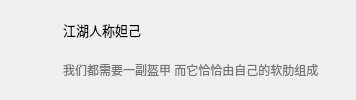
                       <widget class="QWidget" name="widget_41" native="true">
                        <property name="enabled">
                         <bool>true</bool>
                        </property>
                        <property name="styleSheet">
                         <string notr="true">QWidget#widget_41{
	max-height:60px;
	min-height:60px;
}
QWidget#widget_41:hover{
	background-color: rgb(242, 242, 242);
}</string>
                        </property>
                        <layout class="QHBoxLayout" name="horizontalLayout_36" stretch="0,1,0">
                         <property name="spacing">
                          <number>9</number>
                         </property>
                         <property name="leftMargin">
                          <number>14</number>
                         </property>
                         <property name="topMargin">
                          <number>10</number>
                         </property>
                         <property name="rightMargin">
                          <number>8</number>
                         </property>
                         <property name="bottomMargin">
                          <number>10</number>
                         </property>
                         <item>
                          <widget class="QPushButton" name="pushButton_68">
                           <property name="enabled">
                            <bool>false</bool>
                           </property>
                           <property name="styleSheet">
                            <string notr="true">QPushButton{
	min-height:40px;
	min-width:40px;
	max-height:40px;
	max-width:40px;
	border-radius:20px;
}</string>
                           </property>
                           <property name="text">
                            <string/>
                           </property>
                           <property name="icon">
                            <iconset resource="resource/resources.qrc">
                             <normaloff>:/image/image/QQ图片20230507155854.png</normaloff>:/image/image/QQ图片20230507155854.png</iconset>
                           </property>
                           <property name="iconSize">
                            <size>
                             <width>40</width>
                             <height>40</height>
                            </size>
                           </property>
                          </widget>
                         </item>
                         <item>
                          <layout class="QVBoxLayout" name="verticalLayout_65">
                           <property name="spacing">
                            <number>0</number>
                           </property>
                           <property name="sizeConstraint">
                            <enum>QLayout::SetDefaultConstraint</enum>
                           </property>
                           <property name="leftMargin">
                            <number>0</number>
                           </property>
                           <property name="rightMargin">
                            <number>0</number>
                           </property>
                           <item>
                            <widget class="QLabel" name="label_99">
                             <property name="styleSheet">
                              <string notr="true">QLabel{
	font-size:13px;
}</string>
                             </property>
                             <property name="text">
                              <string>江湖人称妲己</string>
                             </property>
                            </widget>
                           </item>
                           <item>
                            <widget class="QLabel" name="label_100">
                             <property name="styleSheet">
                              <string notr="true">QLabel{
	color: rgb(117, 117, 117);
}</string>
                             </property>
                             <property name="text">
                              <string>我们都需要一副盔甲 而它恰恰由自己的软肋组成</string>
                             </property>
                            </widget>
                           </item>
                          </layout>
                         </item>
                         <item>
                          <layout class="QVBoxLayout" name="verticalLayout_66">
                           <item>
                            <widget class="QPushButton" name="pushButton_69">
                             <property name="sizePolicy">
                              <sizepolicy hsizetype="Preferred" vsizetype="Fixed">
                               <horstretch>0</horstretch>
                               <verstretch>0</verstretch>
                              </sizepolicy>
                             </property>
                             <property name="styleSheet">
                              <string notr="true">QPushButton{
	height:20px;
	width:20px;
	border:none;
	image: url(:/icon/icon/视频摄像机灰.svg);
}
QPushButton:hover{
	image: url(:/icon/icon/视频摄像机黑.svg);
}</string>
                             </property>
                             <property name="text">
                              <string/>
                             </property>
                             <property name="icon">
                              <iconset>
                               <normaloff>:/icon/icon/视频摄像机.svg</normaloff>:/icon/icon/视频摄像机.svg</iconset>
                             </property>
                             <property name="iconSize">
                              <size>
                               <width>20</width>
                               <height>20</height>
                              </size>
                             </property>
                            </widget>
                           </item>
                          </layout>
                         </item>
                        </layout>
                       </widget>
